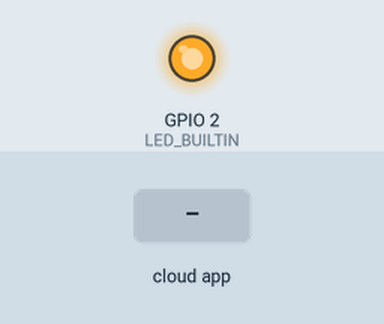
Recording of a sketch running on a simulated ESP8266 (NodeMCU). Shown: output pins drawn as LEDs (lit = HIGH, except the on-board LED, lit = LOW). Inputs (shaded band) come from the test bench.

Above: at 1.2 s.
1.3 s: the phone or cloud app sets led to 1
At 2.5 s:
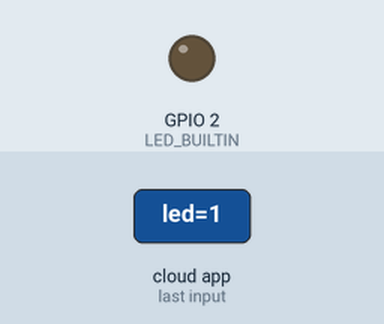
2.8 s: the phone or cloud app sets led to 0
At 3.7 s:
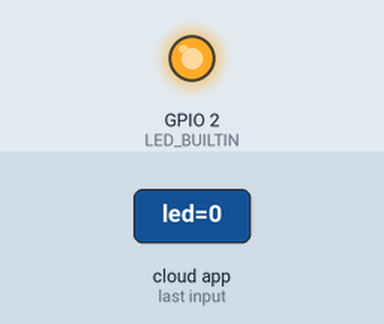
Timing chart, 0 to 5.8 s (numbered marks = the images above; inputs shaded):
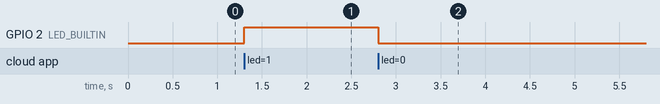

Measured:
- after the input at 1.3 s, GPIO 2 (LED_BUILTIN): LOW → HIGH at once
- after the input at 2.8 s, GPIO 2 (LED_BUILTIN): HIGH → LOW at once

The sketch:

thinger-example.ino
```cpp
#define _DISABLE_TLS_
//#define _DEBUG_
#define THINGER_SERVER "192.168.100.1"

#include <SPI.h>
#include <ESP8266WiFi.h>
#include <ThingerESP8266.h>

#define USERNAME "jdeantueno"
#define DEVICE_ID "TestNode"
#define DEVICE_CREDENTIAL "820NYvH8vy6v"

#define SSID "my_ap"
#define SSID_PASSWORD "my_password"

ThingerESP8266 thing(USERNAME, DEVICE_ID, DEVICE_CREDENTIAL);

void setup() {
  Serial.begin(115200);
  pinMode(LED_BUILTIN, OUTPUT);

  thing.add_wifi(SSID, SSID_PASSWORD);

  // digital pin control example (i.e. turning on/off a light, a relay, configuring a parameter, etc)
  thing["led"] << digitalPin(LED_BUILTIN);

  // resource output example (i.e. reading a sensor value)
  thing["millis"] >> outputValue(millis());

  // more details at http://docs.thinger.io/arduino/
}

void loop() {
  thing.handle();
}
```
